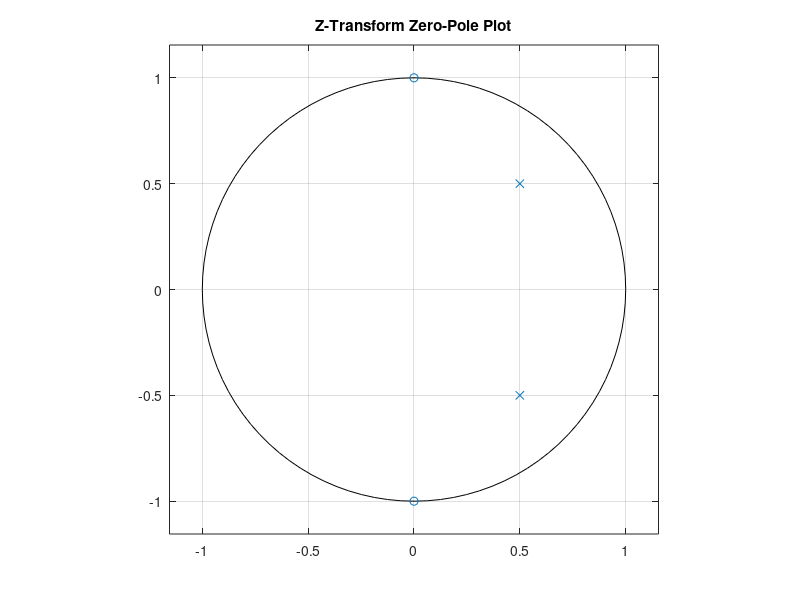

Reproduce this figure in MATLAB.
% 系统函数 H(z) = (z - 0.5) / (z^2 - 0.5z + 0.25)
numerator = [1,0,1];
denominator = [1, -1,0.5];

% 使用zplane函数绘制零极点图
figure;
zplane(numerator, denominator);
title('Z-Transform Zero-Pole Plot');


